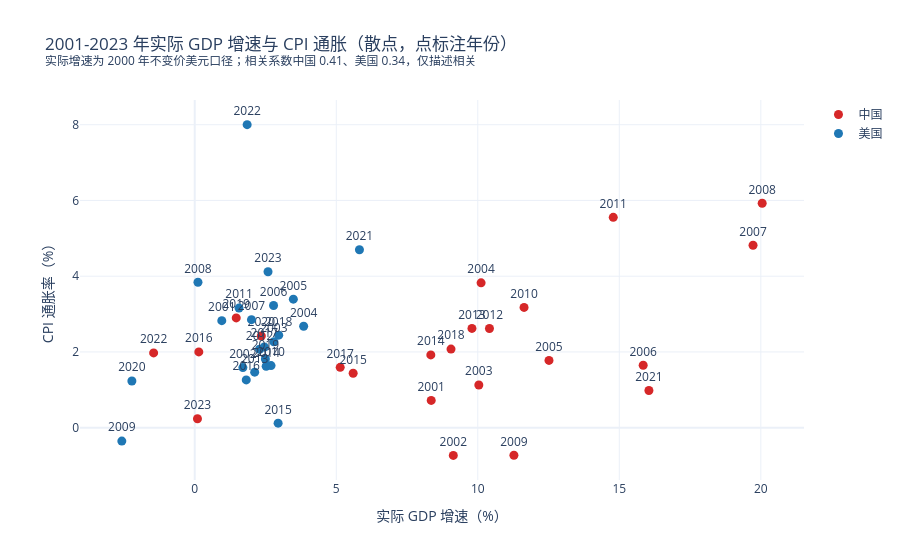

The cell this chart's notebook holds for it:
### Code cell
# [C33]
import plotly.graph_objects as go
fig6 = go.Figure()
for c,nmm,clr in [("CHN","中国","#d62728"),("USA","美国","#1f77b4")]:
    sub = pd.concat([g[c].rename("g"), cpi[c].rename("cpi")], axis=1).dropna()
    fig6.add_trace(go.Scatter(x=sub["g"], y=sub["cpi"], mode="markers+text", name=nmm,
                              text=[str(y) for y in sub.index], textposition="top center",
                              marker=dict(color=clr, size=9)))
fig6.update_layout(title="2001-2023 年实际 GDP 增速与 CPI 通胀（散点，点标注年份）<br><sup>实际增速为 2000 年不变价美元口径；相关系数中国 0.41、美国 0.34，仅描述相关</sup>",
                   xaxis_title="实际 GDP 增速（%）", yaxis_title="CPI 通胀率（%）")
fig6.show()
print(sig.assign(r_abs=sig.r.abs()).round(3).to_string(index=False))

### Figure 1 — Plotly figure (JSON) as saved in the notebook; plotly's stock layout.template omitted (floating-point values rounded to 4 significant figures)
{"data": [{"marker": {"color": "#d62728", "size": 9}, "mode": "markers+text", "name": "中国", "text": ["2001", "2002", "2003", "2004", "2005", "2006", "2007", "2008", "2009", "2010", "2011", "2012", "2013", "2014", "2015", "2016", "2017", "2018", "2019", "2020", "2021", "2022", "2023"], "textposition": "top center", "type": "scatter", "x": [8.355, 9.135, 10.04, 10.12, 12.52, 15.84, 19.73, 20.05, 11.28, 11.64, 14.79, 10.41, 9.794, 8.341, 5.597, 0.1432, 5.139, 9.054, 1.466, 2.352, 16.05, -1.453, 0.09642], "y": [0.7191, -0.732, 1.128, 3.825, 1.776, 1.649, 4.817, 5.925, -0.7282, 3.175, 5.554, 2.62, 2.621, 1.922, 1.437, 2.0, 1.593, 2.075, 2.899, 2.419, 0.981, 1.974, 0.2348]}, {"marker": {"color": "#1f77b4", "size": 9}, "mode": "markers+text", "name": "美国", "text": ["2001", "2002", "2003", "2004", "2005", "2006", "2007", "2008", "2009", "2010", "2011", "2012", "2013", "2014", "2015", "2016", "2017", "2018", "2019", "2020", "2021", "2022", "2023"], "textposition": "top center", "type": "scatter", "x": [0.9555, 1.7, 2.796, 3.848, 3.484, 2.785, 2.004, 0.1136, -2.577, 2.695, 1.564, 2.289, 2.118, 2.524, 2.946, 1.819, 2.458, 2.967, 2.495, -2.221, 5.819, 1.851, 2.589], "y": [2.826, 1.586, 2.27, 2.677, 3.393, 3.226, 2.853, 3.839, -0.3555, 1.64, 3.157, 2.069, 1.465, 1.622, 0.1186, 1.262, 2.13, 2.443, 1.812, 1.234, 4.698, 8.003, 4.116]}], "layout": {"title": {"text": "2001-2023 年实际 GDP 增速与 CPI 通胀（散点，点标注年份）<br><sup>实际增速为 2000 年不变价美元口径；相关系数中国 0.41、美国 0.34，仅描述相关</sup>"}, "xaxis": {"title": {"text": "实际 GDP 增速（%）"}}, "yaxis": {"title": {"text": "CPI 通胀率（%）"}}}}
